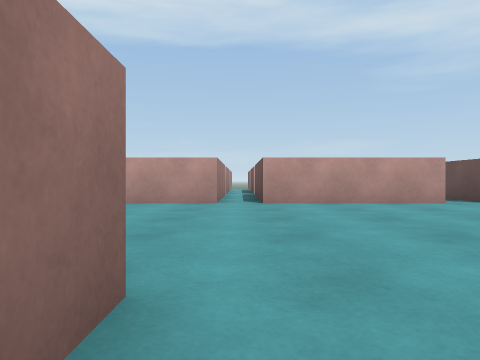
[1] (above)

24 first-person views from a walk through a scene from a Unity 3-D project. The camera is 0.51 m above the floor, looks level and sees 70° across. The floor is counted in squares, 1 m on a side. Each view is taken from the middle of a square. On the plan, view 1 faces up. The plan holds only what a view shows up to about 9 squares ahead; the rest is blank. The place goes on beyond the plan.

[2]
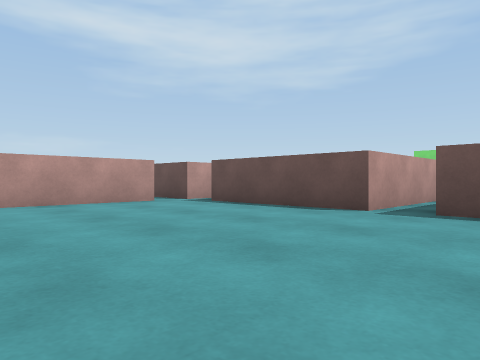

[3]
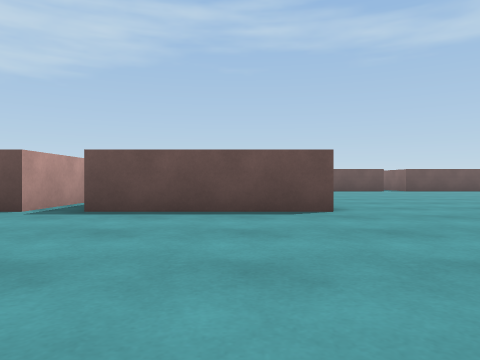

[4]
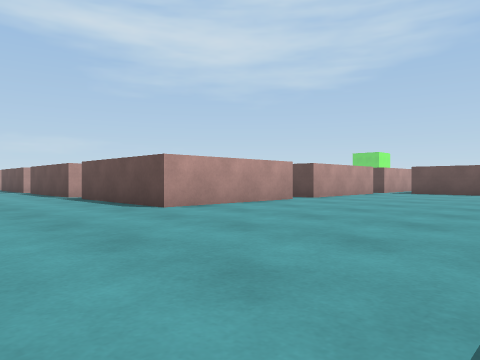

[5]
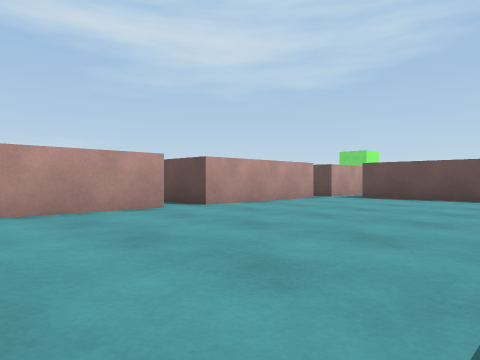

[6]
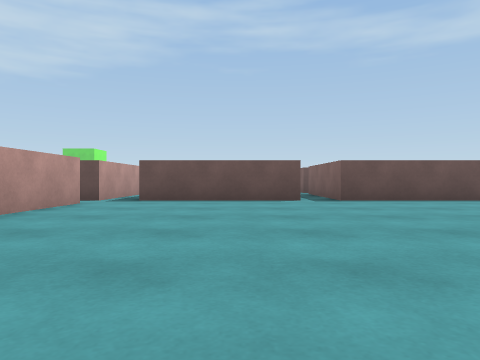

[7]
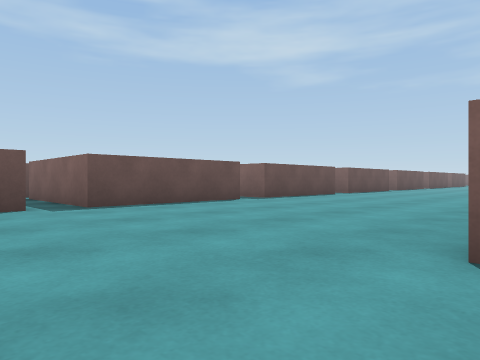

[8]
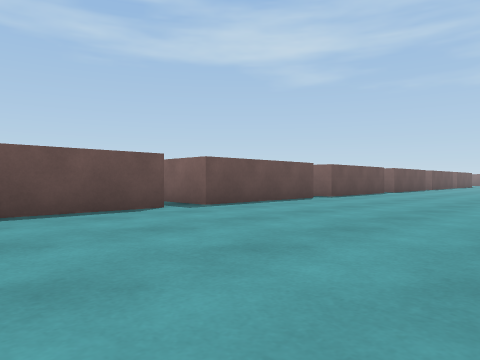

[9]
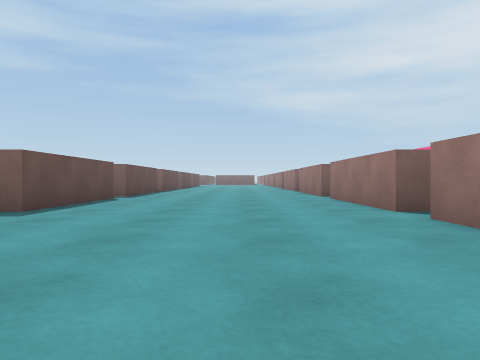

[10]
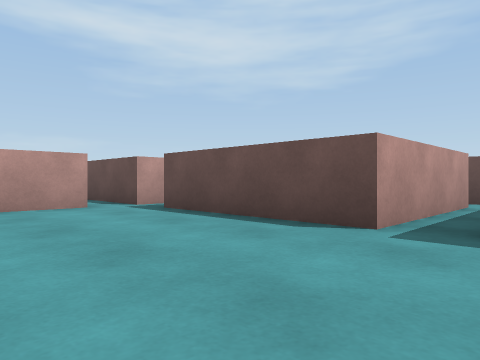

[11]
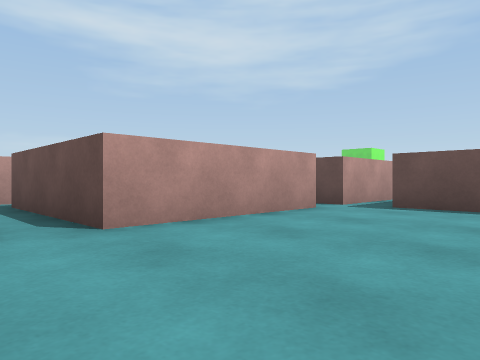

[12]
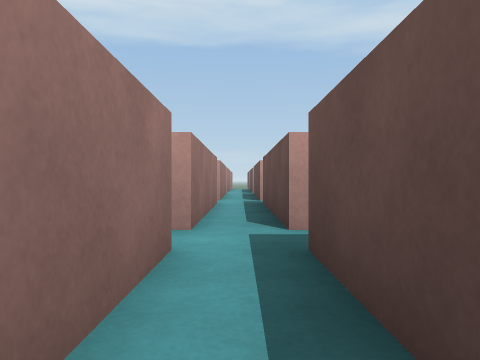

[13]
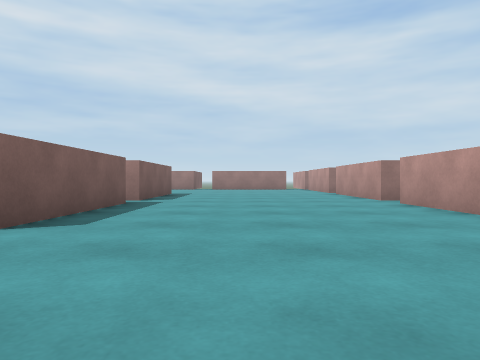

[14]
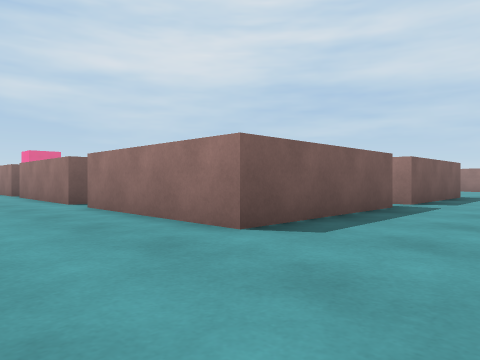

[15]
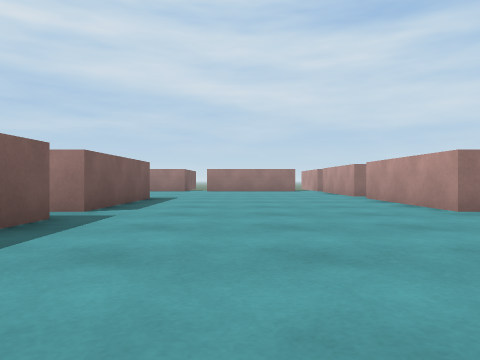

[16]
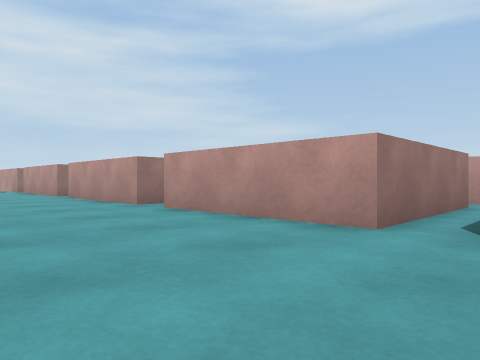

[17]
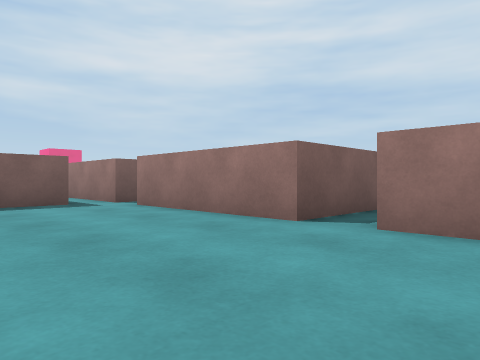

[18]
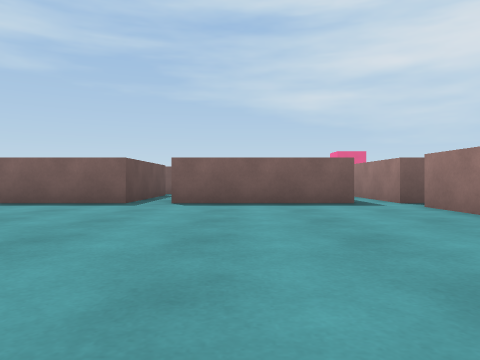

[19]
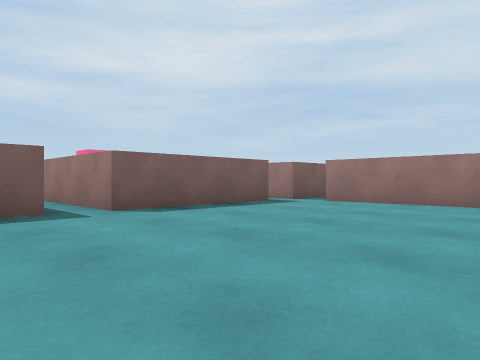

[20]
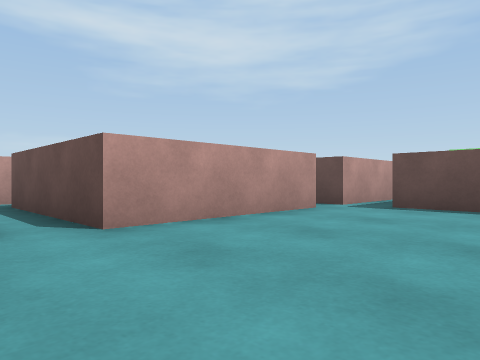

[21]
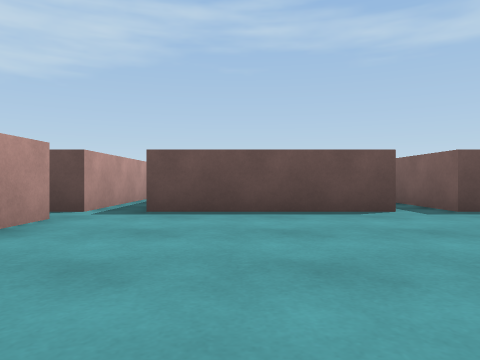

[22]
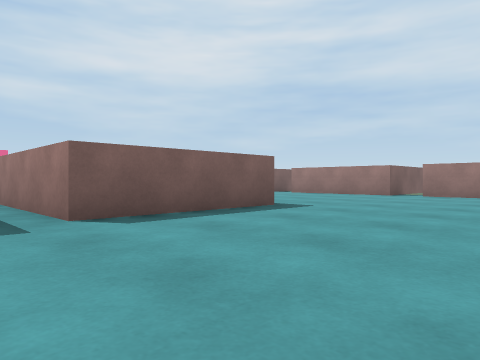

[23]
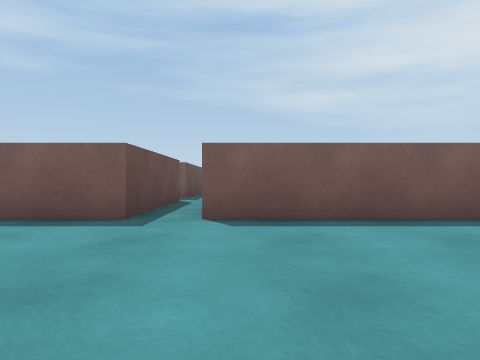

[24]
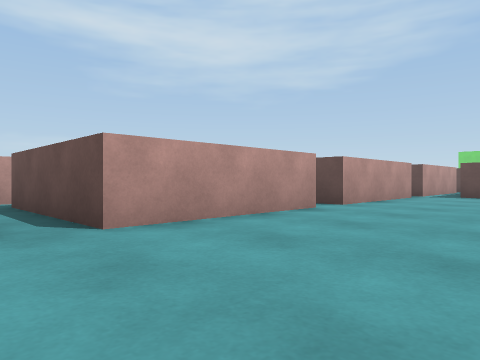

### Floor plan
Points are (right, up) in squares from view 1. A wall is a line through its corners. A room is listed if a view was taken in it or the views show most of it. See-through windows are left out.
Room 1 (views 1, 2, 3, 4, 5, 6, 7, 8, 9, 10, 11, 13, 14, 15, 16, 17, 18, 19, 20, 21, 22, 23, 24)
walls: (9.5, -2.5) (5.5, -2.5) (5.5, 1.5) (7.8, 1.5); (-0.5, -3.5) (-0.5, -7.5); (5.5, -10) (5.5, -8.5) (9.5, -8.5); (9.5, 2.5) (5.5, 2.5) (5.5, 6.5); (0.4, -8.5) (4.5, -8.5) (4.5, -12.2); (-0.5, -8.5) (-0.5, -10.2); (-4.5, -2.5) (-4.5, 1.5) (-0.5, 1.5) (-0.5, -2.5); (14.5, -2.5) (10.5, -2.5); (9.5, -11.5) (9.5, -12.5); (4.6, 7.5) (0.5, 7.5) (0.5, 11.5); (9.5, -13.5) (9.5, -16.5); (9.5, 7.5) (5.5, 7.5) (5.5, 9); (18.1, -2.5) (15.5, -2.5); (15.5, -12.5) (15.5, -8.5) (19.2, -8.5); (-8.5, 1.5) (-5.5, 1.5) (-5.5, -2.5); (19.5, -7.5) (15.5, -7.5) (15.5, -3.5); (-5.5, 8.1) (-5.5, 7.5) (-8.5, 7.5); (-0.5, 11.5) (-0.5, 7.5) (-4.5, 7.5) (-4.5, 11.5); (15.5, -16.5) (15.5, -13.5) (17.1, -13.5)
ways out: opening at (9, 2) to room 2; opening at (10, -3) to room 2; opening at (-5, -2); opening at (0, -8); opening at (0, -3); opening at (10, -13); opening at (10, 7); opening at (15, -3); opening at (19, -8)
Room 2 (view 12)
walls: (9.5, 1.5) (9.5, -0.4); (10.5, -2.5) (10.5, 1.5)
ways out: opening at (9, 2) to room 1; opening at (10, -3) to room 1; opening at (10, 3)

Where each view was taken, in squares from view 1:
view 1: 0 up, 0 right, facing up
view 2: 0 up, 0 right, facing up-right
view 3: 1 down, 0 right, facing right
view 4: 8 down, 2 right, facing up-right
view 5: 8 down, 6 right, facing up-right
view 6: 6 down, 7 right, facing right
view 7: 6 down, 9 right, facing down-right
view 8: 9 down, 10 right, facing down-right
view 9: 8 down, 12 right, facing down
view 10: 9 down, 12 right, facing up-right
view 11: 6 down, 9 right, facing up-right
view 12: 1 down, 10 right, facing up
view 13: 4 up, 3 right, facing left
view 14: 4 up, 2 right, facing down-left
view 15: 4 up, 0 right, facing left
view 16: 4 up, 1 right, facing up-left
view 17: 1 down, 3 right, facing down-left
view 18: 1 down, 3 right, facing down
view 19: 3 down, 7 right, facing down-left
view 20: 4 up, 1 left, facing up-right
view 21: 5 up, 0 right, facing right
view 22: 6 up, 4 left, facing down-left
view 23: 6 up, 6 left, facing down
view 24: 4 up, 6 left, facing up-right
